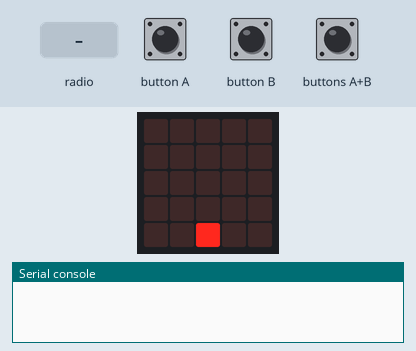
This program was run on a simulated BBC micro:bit (MakeCode). Shown: the board's 5×5 LED display, the last lines printed to the serial console. Inputs (shaded band) come from the test bench. No radio messages arrive unless stated (any console line starting 'radio sent:' is added by the test bench).

Above: at 1.2 s.
1.3 s: buttons A+B pressed for 0.15 s
At 1.5 s:
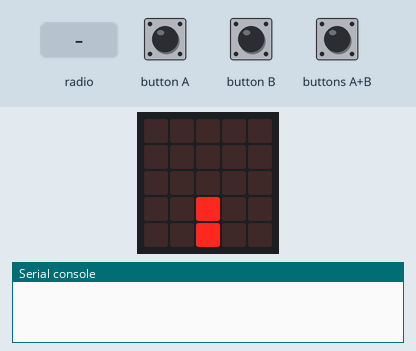
2.0 s: radio message "1" arrives
At 2.05 s:
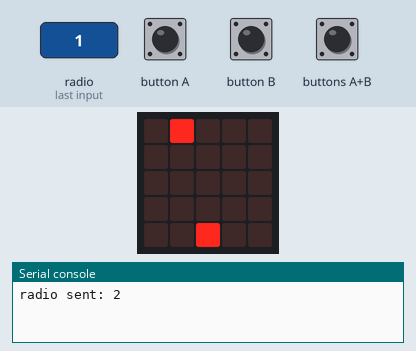
3.9 s: button A pressed for 0.15 s
At 4.4 s:
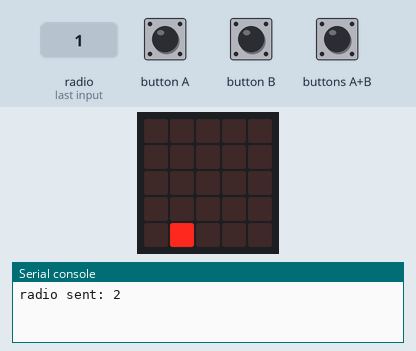
5.5 s: radio message "0" arrives
At 5.55 s:
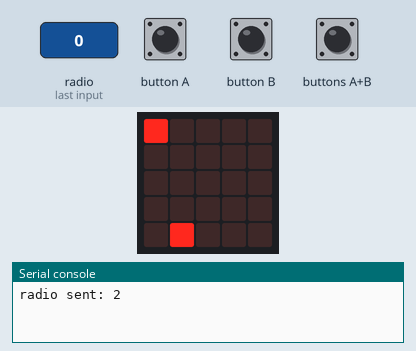
7.4 s: buttons A+B pressed for 1 s
At 8.45 s:
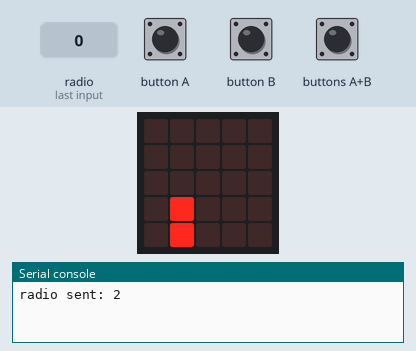
9.0 s: button A pressed for 0.15 s
At 9.4 s:
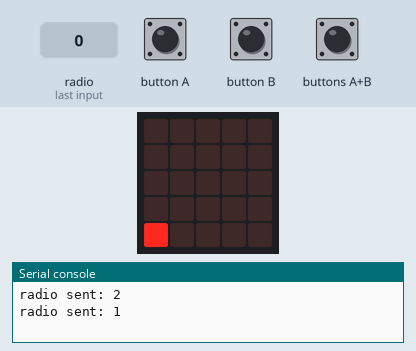
Timing chart, 0 to 11.6 s (numbered marks = the images above; inputs shaded):
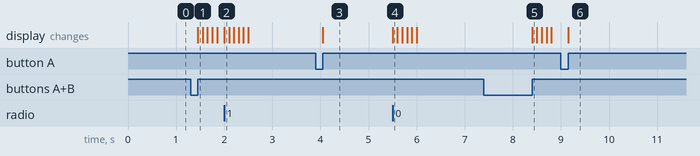

Measured:
- after the input at 1.3 s, the display: changes after 0.15 s (image 1)
- after the input at 2.0 s, the display: changes at once (image 2)
- after the input at 3.9 s, the display: changes after 0.15 s (image 3)
- after the input at 5.5 s, the display: changes at once (image 4)
- after the input at 7.4 s, the display: changes after 1.0 s (image 5)
- after the input at 9.0 s, the display: changes after 0.15 s (image 6)

The program:

main.ts
```typescript
radio.onReceivedNumberDeprecated(function (receivedNumber) {
    for (let index = 0; index <= 4; index++) {
        led.plot(receivedNumber, index)
        basic.pause(100)
        led.unplot(receivedNumber, index)
    }
    led.plot(x, y)
    if (receivedNumber == x) {
        if (liv == 0) {
            basic.showIcon(IconNames.Skull)
            while (true) {
                basic.pause(100)
            }
            liv += -1
        } else {
            liv += -1
            for (let index = 0; index <= 1; index++) {
                for (let i = 0; i <= 4; i++) {
                    led.plot(i, i)
                    led.plot(4 - i, i)
                }
                basic.pause(100)
                basic.clearScreen()
                basic.pause(100)
            }
            led.plot(x, y)
        }
    }
})
input.onButtonPressed(Button.A, function () {
    if (liv > 0) {
        if (x > 0) {
            led.toggle(x, y)
            x += -1
            led.toggle(x, y)
        }
    }
})
input.onButtonPressed(Button.AB, function () {
    if (liv > 0) {
        ball_x = x
        led.plot(x, y)
        for (let index = 0; index <= 3; index++) {
            led.plot(ball_x, 3 - index)
            basic.pause(100)
            led.unplot(ball_x, 3 - index)
        }
        radio.sendNumber(ball_x)
    }
})
input.onButtonPressed(Button.B, function () {
    if (liv > 0) {
        if (x < 4) {
            led.toggle(x, y)
            x += 1
            led.toggle(x, y)
        }
    }
})
let ball_x = 0
let liv = 0
let y = 0
let x = 0
x = 2
y = 4
led.plot(x, y)
liv = 3
```

test.ts
```typescript
// testene settes inn her; disse vil ikke kompilert så lenge denne pakken blir brukt som en utvidelse.
```
